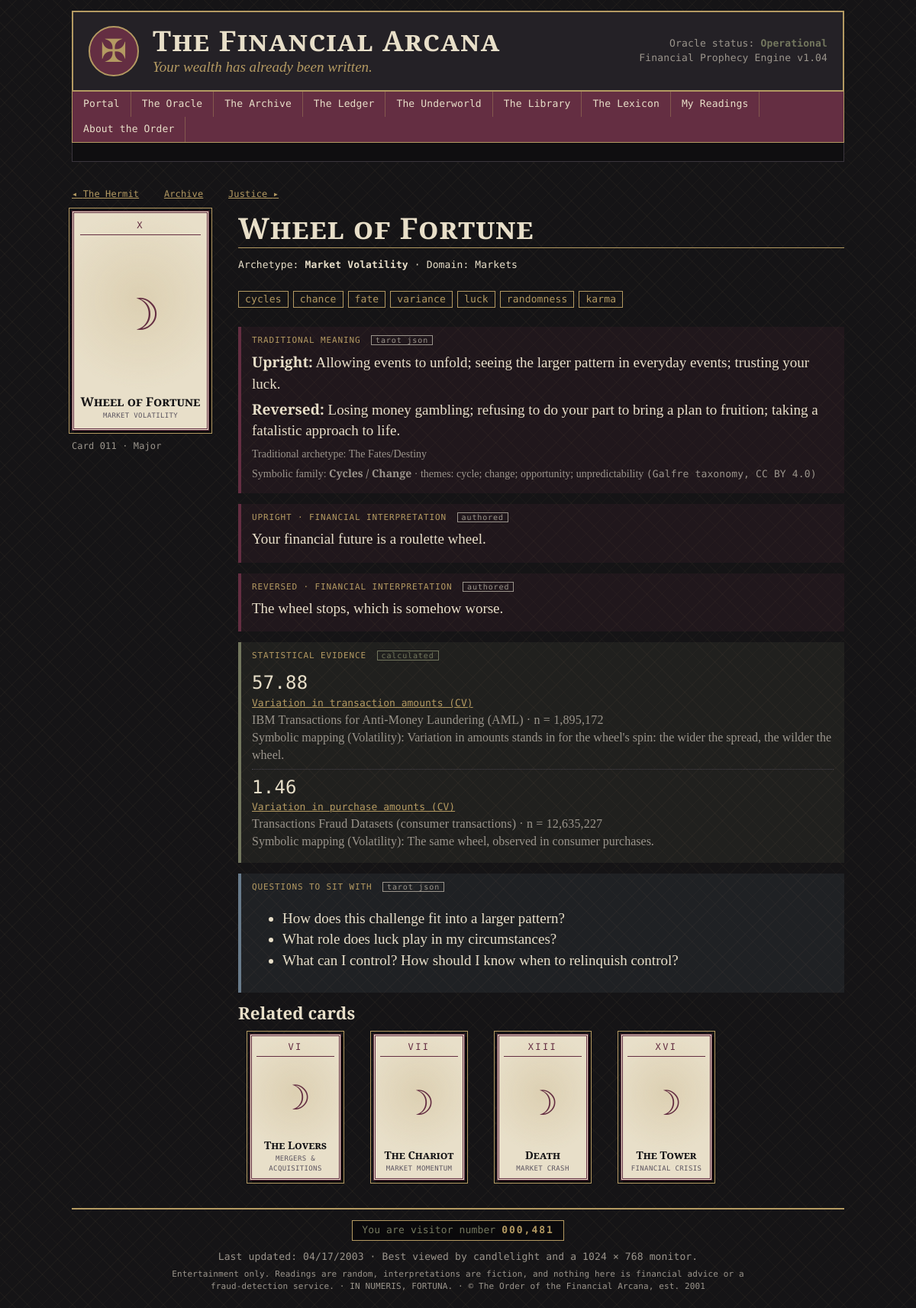
Page /card/11 on the earlier database version.
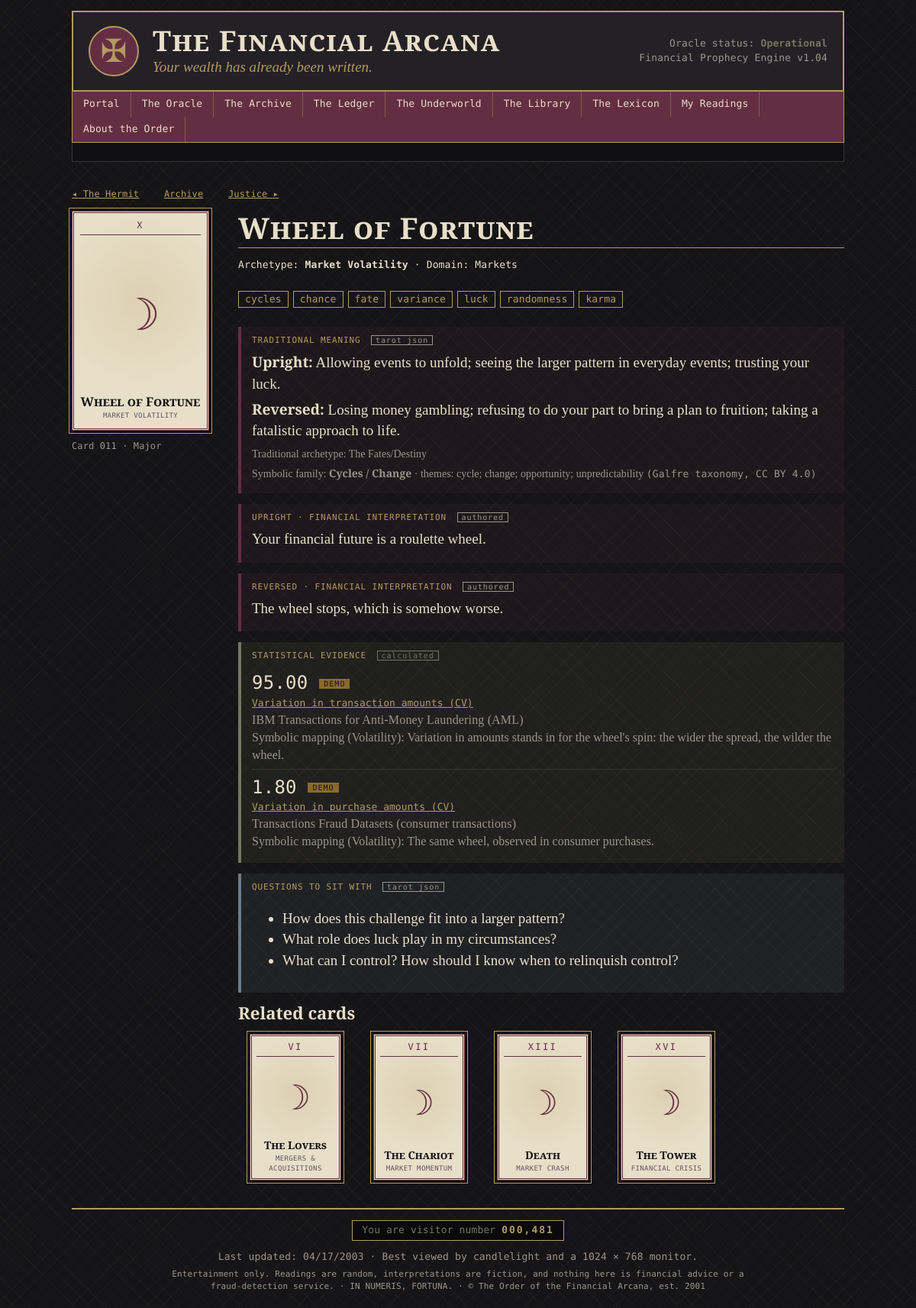
Same page on the later database version.
### models.py (models this page shows)
class FinancialMetric(db.Model):
    __tablename__ = "financial_metrics"
    metric_id = db.Column(db.Integer, primary_key=True)
    dataset_id = db.Column(db.Integer, db.ForeignKey("datasets.dataset_id"))
    metric_name = db.Column(db.String(80), unique=True, nullable=False)
    display_name = db.Column(db.String(120))
    value = db.Column(db.Float)
    unit = db.Column(db.String(20))                          # %, count, ratio, amount
    sample_size = db.Column(db.Integer)
    calculation_date = db.Column(db.DateTime, default=utcnow)
    description = db.Column(db.Text)
    methodology = db.Column(db.Text)
    is_demo = db.Column(db.Boolean, default=True, nullable=False)
    dataset = db.relationship("Dataset", back_populates="metrics")
    card_links = db.relationship("CardMetric", back_populates="metric",
                                 cascade="all, delete-orphan")

class CardMetric(db.Model):
    __tablename__ = "card_metrics"
    card_id = db.Column(db.Integer, db.ForeignKey("cards.card_id"), primary_key=True)
    metric_id = db.Column(db.Integer, db.ForeignKey("financial_metrics.metric_id"),
                          primary_key=True)
    relationship_label = db.Column("relationship", db.String(80))
    explanation = db.Column(db.Text)
    card = db.relationship("Card", back_populates="metric_links")
    metric = db.relationship("FinancialMetric", back_populates="card_links")

### app.py (the view)
@app.route("/card/<int:card_id>")
def card_detail(card_id):
    card = db.session.get(Card, card_id)
    if card is None:
        abort(404)
    links = (CardMetric.query.filter_by(card_id=card_id).all())
    prev_card = Card.query.filter(Card.card_id < card_id).order_by(Card.card_id.desc()).first()
    next_card = Card.query.filter(Card.card_id > card_id).order_by(Card.card_id).first()
    related = (Card.query.filter(Card.financial_domain == card.financial_domain,
                                 Card.card_id != card_id)
               .order_by(Card.card_id).limit(4).all())
    notes = Interpretation.query.filter_by(card_id=card_id).all()
    return render_template("card.html", card=card, links=links, prev_card=prev_card,
                           next_card=next_card, related=related, notes=notes)

### app.py (called while the page is built)
def fmt_value(value, unit):
    if value is None:
        return "n/a"
    if unit == "%":
        return f"{value:,.2f}%"
    if unit == "count":
        return f"{value:,.0f}"
    if unit == "USD":
        return f"${value:,.2f}"
    if unit == "ratio":
        return f"{value:,.2f}"
    return f"{value:,.2f}"

@app.before_request
def ensure_session():
    if "sid" not in session:
        session["sid"] = uuid.uuid4().hex
        session.permanent = True

@app.context_processor
def inject_globals():
    try:
        visitors = 481 + Reading.query.count()
    except Exception:
        visitors = 481
    return dict(visitor_count=f"{visitors:07,}", this_year=date.today().year)

### models.py (called while the page is built)
    @property
    def code(self):
        return f"{self.card_id:03d}"

    @property
    def numeral(self):
        if self.arcana == "Major":
            return ROMAN[self.number]
        return RANK_LABELS.get(self.number, ROMAN[self.number])

    @property
    def symbol(self):
        return "☽" if self.arcana == "Major" else SUIT_SYMBOLS.get(self.suit, "✠")

    @property
    def question_list(self):
        return [q.strip() for q in (self.questions or "").split("\n") if q.strip()]

### templates/card.html (shortened to what this page needs)
{% extends "base.html" %}
{% from "_macros.html" import card_face, demo_badge %}
{% block content %}
<p class="mono small">
  {% if prev_card %}<a href="{{ url_for('card_detail', card_id=prev_card.card_id) }}">◂ {{ prev_card.name }}</a>{% endif %}
  <a href="{{ url_for('archive') }}">Archive</a>
  {% if next_card %}<a href="{{ url_for('card_detail', card_id=next_card.card_id) }}">{{ next_card.name }} ▸</a>{% endif %}
</p>
<div class="card-detail">
  <div class="card-detail-art">{{ card_face(card) }}
    <p class="mono dim small">Card {{ card.code }} · {{ card.arcana }}{% if card.suit %} · {{ card.suit }}{% endif %}</p>
  </div>
  <div>
    <h2 class="page-title">{{ card.name }}</h2>
    <p class="mono">Archetype: <b>{{ card.archetype }}</b> · Domain: {{ card.financial_domain }}</p>
    <p>{% for k in card.keyword_list %}<span class="chip mono">{{ k }}</span>{% endfor %}</p>
    <div class="layer symbolic">
      <div class="layer-label mono">Traditional meaning <span class="tag">tarot json</span></div>
      <p><b>Upright:</b> {{ card.traditional_meaning }}</p>
      {% if card.traditional_reversed %}<p><b>Reversed:</b> {{ card.traditional_reversed }}</p>{% endif %}
      {% if card.tarot_archetype %}<p class="dim small">Traditional archetype: {{ card.tarot_archetype }}</p>{% endif %}
      {% if card.symbolic_family %}<p class="dim small">Symbolic family: <b>{{ card.symbolic_family }}</b>
        · themes: {{ card.symbolic_themes }} <span class="mono">(Galfre taxonomy, CC BY 4.0)</span></p>{% endif %}
    </div>
    <div class="layer symbolic">
      <div class="layer-label mono">Upright · financial interpretation <span class="tag">authored</span></div>
      <p>{{ card.upright_meaning }}</p>
    </div>
    <div class="layer symbolic">
      <div class="layer-label mono">Reversed · financial interpretation <span class="tag">authored</span></div>
      <p>{{ card.reversed_meaning }}</p>
    </div>
    <div class="layer evidence">
      <div class="layer-label mono">Statistical evidence <span class="tag calc">calculated</span></div>
      {% for l in links %}
        {% set m = l.metric %}
        <div class="stat">
          <div class="stat-value mono">{{ m.value|fmt_value(m.unit) }} {{ demo_badge(m.is_demo) }}</div>
          <div><a href="{{ url_for('ledger_metric', metric_name=m.metric_name) }}">{{ m.display_name }}</a></div>
          <div class="mono dim small">{{ m.dataset.name }}{% if not m.is_demo and m.sample_size %} · n = {{ '{:,}'.format(m.sample_size) }}{% endif %}</div>
          <div class="dim small">Symbolic mapping ({{ l.relationship_label }}): {{ l.explanation }}</div>
        </div>
      {% else %}
        <p class="dim">No dataset metric is linked to this card. Its meaning is symbolic only.</p>
      {% endfor %}
    </div>
    {% if card.question_list %}
    <div class="layer commentary">
      <div class="layer-label mono">Questions to sit with <span class="tag">tarot json</span></div>
      <ul>{% for q in card.question_list %}<li>{{ q }}</li>{% endfor %}</ul>
    </div>
    {% endif %}
    {% if related %}
    <h3>Related cards</h3>
    <div class="card-grid compact">
      {% for r in related %}
      <a class="grid-card" href="{{ url_for('card_detail', card_id=r.card_id) }}">{{ card_face(r, small=True) }}</a>
      {% endfor %}
    </div>
    {% endif %}
  </div>
</div>
{% endblock %}

### templates/_macros.html (shortened to what this page needs)
{% macro card_face(card, orientation=None, small=False) %}
<div class="tarot {{ 'suit-' ~ (card.suit|lower if card.suit else 'major') }}{{ ' small' if small }}{{ ' is-reversed' if orientation == 'reversed' }}">
  <div class="tarot-top">{{ card.numeral }}</div>
  <div class="tarot-art">
    {% if card.image_path %}<img src="{{ url_for('static', filename=card.image_path) }}" alt="{{ card.name }}">
    {% else %}<span class="glyph">{{ card.symbol }}</span>{% endif %}
  </div>
  <div class="tarot-name">{{ card.name }}</div>
  <div class="tarot-sub">{{ card.archetype }}</div>
</div>
{% endmacro %}
{% macro demo_badge(is_demo) %}
{% if is_demo %}<span class="badge demo" title="Placeholder value. Run: python3 arcana.py data">DEMO</span>{% endif %}
{% endmacro %}

Differences in the rows shown:
computed for CardMetric (number 1 of 2 on the later page): text "· n =" → "DEMO"
changed FinancialMetric "Variation in transaction amounts (CV)": value|fmt_value "57.88" → "95.00"; sample_size "1,895,172" → (not shown)
computed for CardMetric "The same wheel, observed in consumer purchases.": text "· n =" → "DEMO"
changed FinancialMetric "Variation in purchase amounts (CV)": value|fmt_value "1.46" → "1.80"; sample_size "12,635,227" → (not shown)
